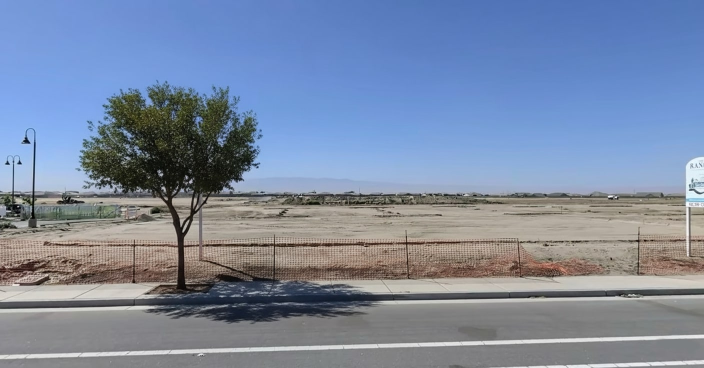
#> input picture data/images/2-edited.jpg, 1408 x 736 px (shown at 1/2 size)
$ python lighting.py   (older library calls are emulated)
#> lines starting #> are read from the running program, lines starting #| are printed output that depends on the picture; after the words box and inside, x2 and y2 are one past the last pixel; in counts of white or black regions, pixels touching at a corner belong together
#> in analyze_lighting, img is the input picture: shape (736, 1408, 3); mean B, G, R 162, 137.3, 123.1
### shadow_mask.py
# shadow detection and mask using color space analysis
# important: normalize values to rescale them to a common range (makes for data consistency and fair comparisons)

import numpy as np
import cv2
from skimage.color import rgb2lab, lab2lch
from skimage.filters import threshold_multiotsu, threshold_otsu
#from skimage.morphology import disk, closing
from skimage.exposure import rescale_intensity
from scipy.ndimage import uniform_filter
from scipy import ndimage

# ----------------------------------------------------------
# ORIGINAL SHADOW MASK HELPERS
# ----------------------------------------------------------
# [6 lines left out: function box_mean, not called in this run]

def remove_small(mask, min_area = 800):
    '''
    remove small noisy regions from the mask

    finds connected regions in the mask, counts pixels in each region, and keeps those larger than min_area
    '''
    num, labels, stats, _ = cv2.connectedComponentsWithStats(mask, connectivity = 8)
    # start with an empty mask
    keep = np.zeros_like(mask)

    # background is labeled 0, so skip; loop through each found region/component
    # keep only the large regions
    for i in range(1, num):
        # use the total area (# of pixels) of the component
        area = stats[i, cv2.CC_STAT_AREA]
        if area >= min_area:
            keep[labels == i] = 255

    return keep

# RGB to HSI conversion
# [31 lines left out: function bgr_to_hsi, not called in this run]

def srgb_to_linear(img):
    '''
    convert the sRGB color space to linear space for better shadow detection
    sRGB is for visual/display, linear for math operations
    '''
    # normalize to 0-1
    x = img.astype(np.float32) / 255.0
    # normalize only if we're in 0..255 domain
    if x.max() > 1.0:
        x = x / 255.0
    # sRGB -> linear conversion formula (two different formulas for dark vs bright pixels)
    a = 0.055
    linear = np.where(
        x <= 0.04045,
        x / 12.92,   # for dark pixels
        ((x + a)/(1 + a)) ** 2.4  # for bright pixels
    )
    return linear

# [39 lines left out: functions normalized_rgb, bgr_to_hsi_linear, not called in this run]

def get_brightness(img_bgr):
    '''
    calculate brightness (luminance) from BGR image
    - standard formula: Y = 0.299*R + 0.587*G + 0.114*B
    - based on human perception: human eye is more sensitive to green light, less to red, least to blue
    - coefficient weights accurately reflect human perception of brightness for the specific colors

    convert to linear space, then do a weighted average
    '''
    # convert to linear first
    linear = srgb_to_linear(img_bgr)
    B, G, R = cv2.split(linear)
    # weighted sum = standard brightness formula
    brightness = 0.114*B + 0.587*G + 0.299*R

    return brightness.astype(np.float32)

def get_rgb_direction(img_bgr):
    '''
    RGB direction vector with normalized RGB
    - each pixel's rgb as a 3d vector, so normalize the vectors to unit lengths
    - used to compare colors independent of their brightness
    '''
    # get RGB direction for color matching
    linear = srgb_to_linear(img_bgr)

    # length of RGB vector at each pixel
    length = np.linalg.norm(linear, axis=2, keepdims=True) + 1e-6

    # normalize by dividing by length
    return linear/length

# ----------------------------------------------------------
# PREPROCESSING - GAUSSIAN BLUR AND LAPLACIAN OF GAUSSIAN
# ----------------------------------------------------------
def preprocess_for_shadow(
    img_bgr,
    gauss_ksize=2,
    gauss_sigma=0.5,
    log_ksize=3,
    log_sigma=0.0,
    log_alpha=0.3
):
    '''
    applying preprocessing techniques of Gaussian blur and LoG to reduce noise and emphasize edges
    - gaussian blur: smooths noise
    - laplacian of gaussian (LoG) - finds edges

    what i've tested with the parameters:
    - higher gauss_sigma added more blur but more shadows disappeared in mask
    - lower log_alpha = less edge info added back
    '''
#> called with gauss_ksize = 2, gauss_sigma = 0.5, log_ksize = 3, log_sigma = 0, log_alpha = 0.3
    # gaussian blur on the color image
    # kernel size must be odd and at least 3
    if gauss_ksize < 3:
        gauss_ksize = 3
    if gauss_ksize % 2 == 0:
        gauss_ksize += 1
    img_blur = cv2.GaussianBlur(img_bgr, (gauss_ksize, gauss_ksize), gauss_sigma)

    # LoG applied to grayscale for edge detection
    gray = cv2.cvtColor(img_blur, cv2.COLOR_BGR2GRAY)
    # adding more blur before laplacian if needed
    if log_sigma > 0.0:
        if log_ksize < 3:
            log_ksize = 3
        if log_ksize % 2 == 0:
            log_ksize += 1
        gray_for_log = cv2.GaussianBlur(gray, (log_ksize, log_ksize), log_sigma)
    else:
        gray_for_log = gray

    # laplacian on the (pre)blurred gray to find edges
    lap = cv2.Laplacian(gray_for_log, cv2.CV_32F, ksize=log_ksize if log_ksize >= 1 else 3)

    gray_float = gray.astype(np.float32)

    # normalize lap to a similar scale as image values
    # scale laplacian roughly into 8-bit
    lap_norm = lap / (np.max(np.abs(lap)) + 1e-6) * 127.0

    # add edge info back to grayscale image
    gray_enhanced = gray_float + log_alpha * lap_norm

    # clip back to [0,255]
    gray_enhanced = np.clip(gray_enhanced, 0, 255).astype(np.uint8)

    # map enhanced gray back into color BGR (want to keep the colors but use the new brightness)
    # compute ratio between enhanced and original luminance then apply to each channel
    # calculate how much brightness changed
    old_brightness = gray.astype(np.float32) + 1.0  # add 1 to avoid dividing by 0
    new_brightness = (gray_enhanced.astype(np.float32) + 1.0) / old_brightness
    brightness_ratio = new_brightness / old_brightness

    # limit extreme changes (like avoiding weird colors)
    brightness_ratio = np.clip(brightness_ratio, 0.25, 4.0)

    # apply the ratio to each color channel
    img_preprocessed = img_blur.astype(np.float32)
    img_preprocessed[..., 0] *= brightness_ratio     # blue channel
    img_preprocessed[..., 1] *= brightness_ratio     # green channel
    img_preprocessed[..., 2] *= brightness_ratio     # red channel

    # clip and convert back to uint8
    img_preprocessed = np.clip(img_preprocessed, 0, 255).astype(np.uint8)

    return img_preprocessed


# --------------------------------------------------------------------
# NEW SHADOW MASK - MAIN SHADOW DETECTION
# --------------------------------------------------------------------
def detect_shadows_skimage(img, morph_size=9):
    '''
    using LAB/LCH color space

    idea: shadows have low lightness (brightness) and low chroma (gray-like)
    color spaces:
    - LAB: L=lightness, A=green-red, B=blue-yellow
    - LCH: L=lightness, C=chroma (colorfulness), H=hue

    LCH should be better because chroma (C) measures the colorfulness

    function:
    - run image through preprocessing (gaussian blur and LoG)
    - convert to LCH color space
    - find pixels with low lightness (L) and low chroma (C)
    - use multi-otsu to automatically find the threshold
        - multi-otsu is used because it automatically finds 3 classes: bright, medium, and dark
        - note: we keep only the darkest class as shadows
    '''
    # more accurate shadow masking using scikit-image + opencv

    # load ; comment this part out if not testing shadow_mask.py only
    # img_bgr = cv2.imread(img)
    # if img_bgr is None:
    #     raise ValueError("Image could not be loaded.")

    # run image through preprocess to reduce noise
    img_preprocessed = preprocess_for_shadow(img)

    # convert bgr to rgb
    img_rgb = cv2.cvtColor(img_preprocessed, cv2.COLOR_BGR2RGB)

    # convert to float [0,1] to normalize for skimage
    img_normalized = img_rgb.astype(np.float32) / 255.0
    img_normalized = np.nan_to_num(img_normalized, nan=0.0, posinf=1.0, neginf=0.0)

    # convert from RGB to LAB to LCH (skimage is more accurate than opencv)
    # LAB is "perceptually uniform" - distance between two colors corresponds to the amount of change humans can perceive
    lab = rgb2lab(img_normalized)
#> lab: shape (736, 1408, 3) float32; mean of channels 0, 1, 2 13.2, 0.5, -4.5
    # LCH is a cylindrical representation of LAB - chroma and hue directly relate to intensity and color type
    lch = lab2lch(lab)
#> lch: shape (736, 1408, 3) float32; mean of channels 0, 1, 2 13.2, 5.9, 3.5

    # get individual lch channels
    # [:, :, 0] (example) means select all rows, select all columns, get element at index 0 (slicing a 3d array)
    L = lch[:, :, 0]    # lighting (value from 0 to 100)
    C = lch[:, :, 1]    # chroma (how colorful)
    H = lch[:, :, 2]    # hue (color angle)

    # normalize L and C to 0-1 range for comparison
    Ln = rescale_intensity(L, out_range=(0,1))
    Cn = rescale_intensity(C, out_range=(0,1))

    '''
    shadows tend to have:
    - low lightness (Ln): (1-Ln) is high for dark areas
    - low chroma (Cn): (1-Cn) is high for grayish areas
    so calculating shadow score:
    - high score = likely to be a shadow
    - multiply the values since both must be true for high shadow score
    '''
    # score = dark * low chroma
    shadow_score = (1-Ln) * (1-Cn)
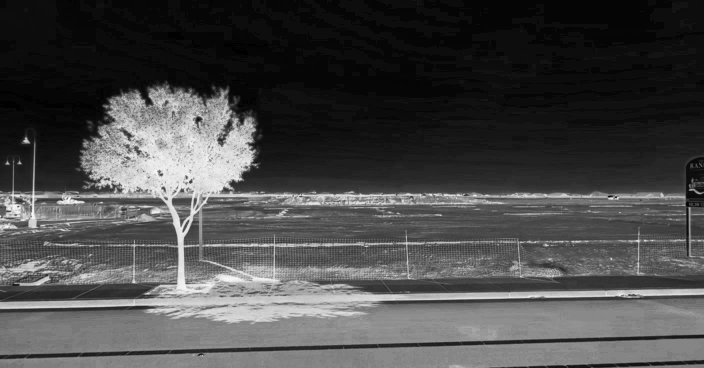
#> shadow_score: shape (736, 1408) float32 (shown at 1/2 size); min 0, max 1, mean 0.29

    # threshold automatically - multi-otsu gives 3 cluster thresholds: light, mid, shadow
    # divides pixels into 3 classes based on shadow score
    thresholds = threshold_multiotsu(shadow_score, classes=3)
#> thresholds = [0.256, 0.596]

    # highest shadow scores make up the darkest class/cluster
    # thresholds[0] = light/medium boundary
    # threshold[1] = medium/dark boundary
    # use darkest class only
    t_shadow = thresholds[1]
#> t_shadow = 0.596

    # create the binary mask
    shadow_mask = (shadow_score > t_shadow).astype(np.uint8)
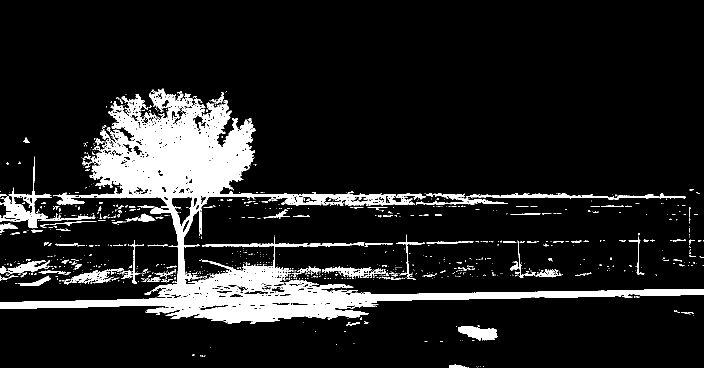
#> shadow_mask: shape (736, 1408) (shown at 1/2 size); values 0 (black) and 1 (white), 11.7% white; 968 white regions (834 under 20 px), largest, box (x1, y1, x2, y2) and area: (0, 177, 1408, 648) 97103, (0, 313, 104, 457) 3007, (932, 386, 1215, 398) 1456

    # NOTE: i tried to add morphological closing here but it made shadows mask too big in this step
    # clean with morphological operations
    # selem = disk(morph_size)
    # shadow_mask = closing(shadow_mask, selem)

    return shadow_mask.astype(np.uint8), img_preprocessed

def refine_shadow_mask_local(shadow_mask, img_bgr,
                             smooth_kernel=21,
                             rel_dark_min=0.01,
                             max_keep_ratio=0.9,
                             sat_clip=0.30):
    '''
    refine an initial shadow mask using local relative darkness and saturation

    issue: initial mask would include dark objects that look like shadows but aren't
    - so i wanted to look at local brightness differences based on the initial mask (shadows are darker than their surroundings)

    steps:
    - calculate local average brightness
    - find pixels darker than their nearby areas (neighbors)
    - use otsu on this relative darkness (otsu finds single threshold to separate image into two classes: foreground and background)
    - filter out saturated pixels that may be colored objects

    parameters tuned throughout testing:
    - smooth_kernel: size of neighborhood to compare to (originally was 41)
    - rel_dark_min: minimum local darkness difference to even be considered
    - max_keep_ratio: keep at most this percentage of the original masked pixels
    - sat_clip: HSV saturation (how colorful vs gray) above this value is rejected (considered not a shadow)
    '''
#> called with smooth_kernel = 21, rel_dark_min = 0.01, max_keep_ratio = 0.9, sat_clip = 0.3

    # convert and get L (lightness) from LAB color space
    img_rgb = cv2.cvtColor(img_bgr, cv2.COLOR_BGR2RGB).astype(np.float32) / 255.0
    lab = rgb2lab(img_rgb)
#> lab: shape (736, 1408, 3) float32; mean of channels 0, 1, 2 56.7, 2.2, -14
    # get lightness in range from 0 to 100
    L = lab[:, :, 0]
    # normalize value between 0-1
    Ln = rescale_intensity(L, out_range=(0, 1))

    # calculate local average brightness
    # uniform_filter is used to calculate the mean over a given window size
    local_brightness = uniform_filter(Ln, size=smooth_kernel)

    # calculate how much darker each pixel is than its neighborhood
    # value > 0 when pixel is darker than local average (surroundings)
    relative_dark = local_brightness - Ln
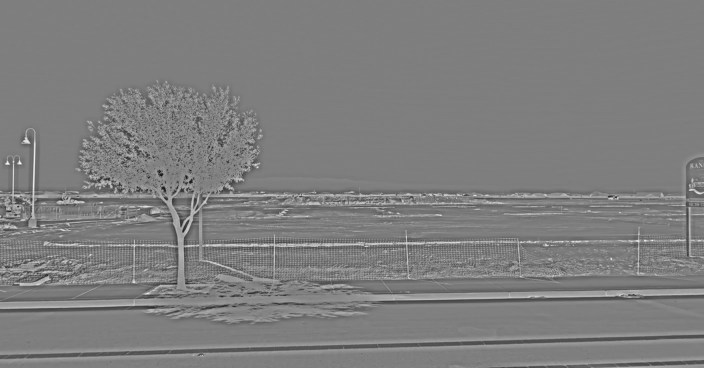
#> relative_dark: shape (736, 1408) float32 (shown at 1/2 size); min -0.645, max 0.654, mean -5.52e-11; drawn with min black and max white

    # get the relative darkness values from initial shadow mask
    mask_bool = (shadow_mask.astype(np.uint8) > 0)

    # only consider possible pixels inside original mask
    relative_vals = relative_dark[mask_bool]

    # edge case - if mask is too small, just return the mask as it is
    if relative_vals.size < 50:
        return shadow_mask

    # filter out pixels that aren't much darker
    relative_vals = relative_vals[relative_vals > rel_dark_min]

    # if there are no pixels that are significantly darker, there are probably no real shadows
    if relative_vals.size < 50:
        return np.zeros_like(shadow_mask, dtype=np.uint8)

    # find otsu threshold on local darkness within the mask
    # automatically finds the best threshold to separate foreground and background (shadows and dark objects)
    otsu_threshold = threshold_otsu(relative_vals)
#> otsu_threshold = 0.172

    # enforce max_keep_ratio to prevent mask from keeping too many pixels
    all_relative_in_mask = relative_dark[mask_bool]
    percentile_threshold = np.quantile(all_relative_in_mask, 1 - max_keep_ratio)
#> percentile_threshold = -0.0352

    # final threshold: need to be significantly darker AND in the top (1 - max_keep_ratio) of relative_dark
    final_threshold = max(otsu_threshold, percentile_threshold, rel_dark_min)
#> final_threshold = 0.172

    # create refined mask
    refined_mask = np.zeros_like(shadow_mask, dtype=np.uint8)
    refined_mask[mask_bool & (relative_dark > final_threshold)] = 1

    # filter out high saturated pixels since shadows should be grayish, not colorful
    # NOTE: as noticed, colorful pixels in the images are mostly grass, cars, etc.
    img_hsv = cv2.cvtColor(img_bgr, cv2.COLOR_BGR2HSV).astype(np.float32) / 255.0
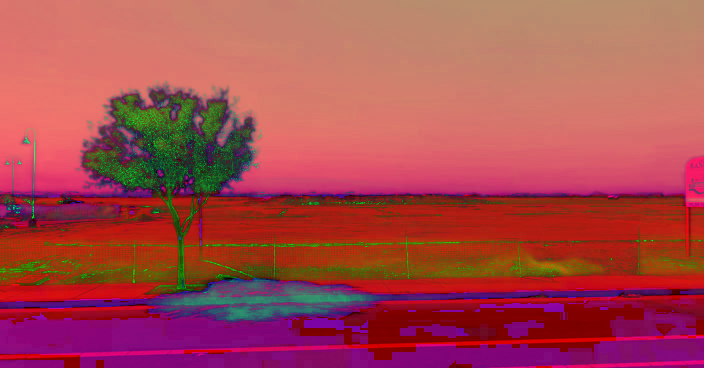
#> img_hsv: shape (736, 1408, 3) float32 (shown at 1/2 size); mean B, G, R 0.303, 0.284, 0.66
    S = img_hsv[:, :, 1]  # saturation channel [0,1]
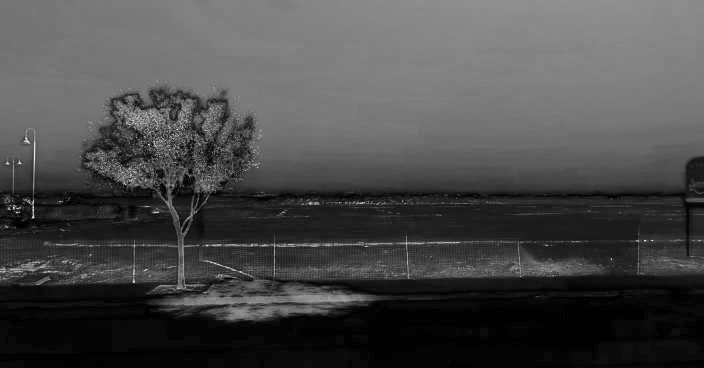
#> S: shape (736, 1408) float32 (shown at 1/2 size); min 0, max 1, mean 0.282

    # remove the pixels that are too saturated
    refined_mask[(refined_mask == 1) & (S > sat_clip)] = 0

    return refined_mask

def grow_from_seeds(initial_mask, seed_mask):
    '''
    keep only shadow regions that contain high-confidence "seeds"

    issue: initial mask can have false positives (like non-shadows) and refined mask might miss some shadow areas (false negatives)
    - so i wanted to use the refined mask as "seeds" (high confidence that these are shadows) and grow these seeds to fill
        the initial mask regions they touch

    note: refined mask should tell that it's sure those are shadows in the image, initial mask shoudl tell that they might be shadows,
        final mask should create regions from the initial mask that contains seeds

    uses: connected components of the initial mask that contain at least one seed pixel (seed pixel is "sure" to be a shadow)
    - fill connected components/regions

    initial_mask: original binary 0/1 mask from detect_shadows_skimage
    seed_mask: refined binary 0/1 mask (sparse, mostly correct)
    '''
    # convert values to binary
    initial_binary = (initial_mask > 0).astype(np.uint8)
    seeds_binary = (seed_mask > 0).astype(np.uint8)

    # label all the connected components in the initial mask
    # each separate blob (shadow component) gets a unique number
    labeled, num_components = ndimage.label(initial_binary)
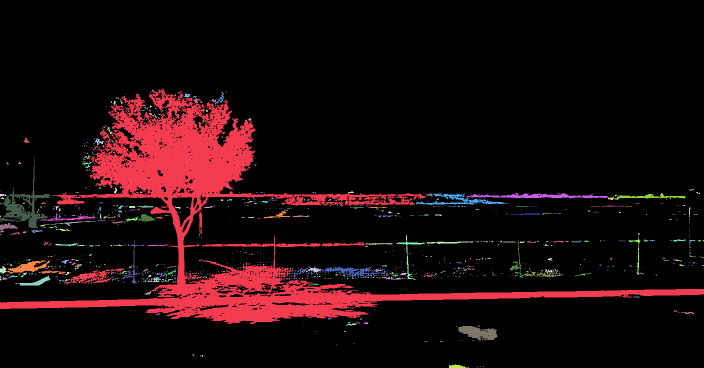
#> labeled: shape (736, 1408) int32 (shown at 1/2 size); 1163 distinct labels, from 0 to 1162; one colour per label, 0 black
#> num_components = 1162

    # if there are no shadows at all, return 0s
    if num_components == 0:
        return np.zeros_like(initial_mask, dtype=np.uint8)

    # find which labels contain at least one seed pixel
    # used np.unique gives to give all the different label numbers where seeds exist
    labels_with_seed = np.unique(labeled[seeds_binary == 1])
#> labels_with_seed = 329 values from 1 to 1155

    # remove background label (0)
    labels_with_seed = labels_with_seed[labels_with_seed != 0]

    if labels_with_seed.size == 0:
        # no seeds found at all, so no confident shadows
        return np.zeros_like(initial_mask, dtype=np.uint8)

    # keep only the components that have seeds
    # used np.isin to create a boolean mask for pixels with those labels
    final_mask = np.isin(labeled, labels_with_seed).astype(np.uint8)
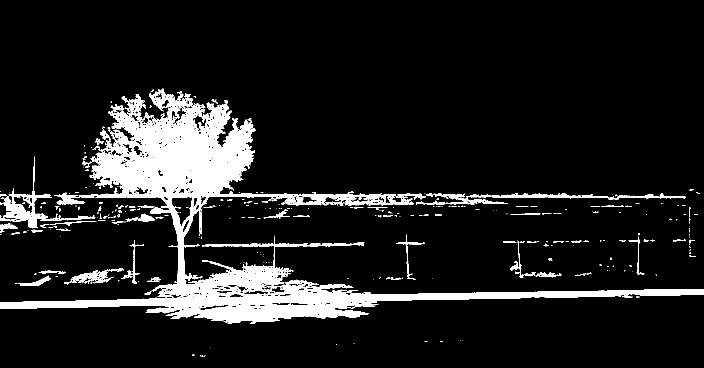
#> final_mask: shape (736, 1408) (shown at 1/2 size); values 0 (black) and 1 (white), 10.8% white; 302 white regions (220 under 20 px), largest, box (x1, y1, x2, y2) and area: (0, 177, 1408, 648) 96877, (0, 313, 104, 457) 3005, (932, 386, 1215, 398) 1451

    return final_mask

# --------------------------------------------------------------------
# VISUALIZATION
# --------------------------------------------------------------------
# [23 lines left out: function overlay_mask, not called in this run]

# --------------------------------------------------------------------
# FUNCTION RETURNING FINAL MASK TO TEXTURE, LIGHTING, DEPTH
# --------------------------------------------------------------------
def final_shadow_mask(img_bgr):
    '''
    return final shadow mask (binary shadow mask where 255=shadow and 0=not shadow)

    pipeline:
    - initial detection using LCH color space
    - refine initial using local brightness analysis
    - region of shadows that grow from confident seeds

    '''
    initial_mask, _ = detect_shadows_skimage(img_bgr)
    seed_mask = refine_shadow_mask_local(initial_mask, img_bgr)
    final_mask = grow_from_seeds(initial_mask, seed_mask)

    return (final_mask * 255).astype(np.uint8)
#> (the rest of the program and of its run is left out)
